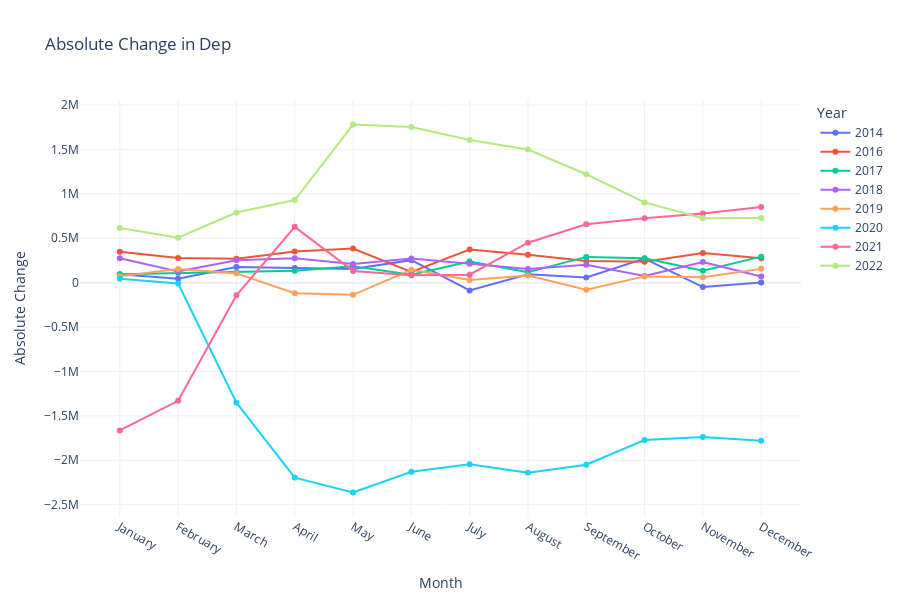

The code cell stored with this chart in its notebook:
### Code cell
import plotly.graph_objects as go

# Assuming yearly_change_abs is your DataFrame with absolute yearly changes

# Create a Plotly figure
fig = go.Figure()

# Adding a line for each year in yearly_change_abs
for year in yearly_change_abs.columns:
    fig.add_trace(go.Scatter(
        x=yearly_change_abs.index, 
        y=yearly_change_abs[year],
        mode='lines+markers',  # Adds markers on the line
        name=str(year),  # Each line is labeled by the year
        hovertemplate=f"{year}: {{y:.2f}}"  # Customize hover to show the absolute change
    ))

# Updating layout for the plot
fig.update_layout(
    # title="Yearly Absolute Change in Dep",
    title="Absolute Change in Dep",
    xaxis_title="Month",
    yaxis_title="Absolute Change",
    template="plotly_white",  # Light theme
    height=600,
    xaxis=dict(tickmode='array', tickvals=yearly_change_abs.index),
    legend_title="Year",
)

# Show the plot
fig.show()

### Figure 1 — Plotly figure (JSON) as saved in the notebook; plotly's stock layout.template omitted (floating-point values rounded to 4 significant figures)
{"data": [{"hovertemplate": "2014: {y:.2f}", "mode": "lines+markers", "name": "2014", "type": "scatter", "x": ["January", "February", "March", "April", "May", "June", "July", "August", "September", "October", "November", "December"], "y": [93994, 42547, 176151, 165271, 152715, 253255, -87693, 95145, 57837, 271667, -49557, 397]}, {"hovertemplate": "2016: {y:.2f}", "mode": "lines+markers", "name": "2016", "type": "scatter", "x": ["January", "February", "March", "April", "May", "June", "July", "August", "September", "October", "November", "December"], "y": [348710, 277405, 268089, 351323, 384065, 119273, 373030, 313262, 244788, 235665, 332493, 273937]}, {"hovertemplate": "2017: {y:.2f}", "mode": "lines+markers", "name": "2017", "type": "scatter", "x": ["January", "February", "March", "April", "May", "June", "July", "August", "September", "October", "November", "December"], "y": [95624, 108634, 114427, 135095, 184253, 88613, 237207, 116419, 289694, 273404, 135085, 292507]}, {"hovertemplate": "2018: {y:.2f}", "mode": "lines+markers", "name": "2018", "type": "scatter", "x": ["January", "February", "March", "April", "May", "June", "July", "August", "September", "October", "November", "December"], "y": [275416, 125548, 252871, 274064, 208921, 272709, 212359, 154302, 201780, 75719, 231672, 68166]}, {"hovertemplate": "2019: {y:.2f}", "mode": "lines+markers", "name": "2019", "type": "scatter", "x": ["January", "February", "March", "April", "May", "June", "July", "August", "September", "October", "November", "December"], "y": [71027, 152540, 103849, -119614, -137045, 144056, 29857, 79164, -79772, 70277, 59358, 154853]}, {"hovertemplate": "2020: {y:.2f}", "mode": "lines+markers", "name": "2020", "type": "scatter", "x": ["January", "February", "March", "April", "May", "June", "July", "August", "September", "October", "November", "December"], "y": [44085, -9198, -1351783, -2195485, -2361903, -2129780, -2045210, -2140190, -2049665, -1772703, -1738175, -1780461]}, {"hovertemplate": "2021: {y:.2f}", "mode": "lines+markers", "name": "2021", "type": "scatter", "x": ["January", "February", "March", "April", "May", "June", "July", "August", "September", "October", "November", "December"], "y": [-1663781, -1330218, -142322, 628130, 131961, 81915, 88729, 449677, 657246, 723895, 779190, 852327]}, {"hovertemplate": "2022: {y:.2f}", "mode": "lines+markers", "name": "2022", "type": "scatter", "x": ["January", "February", "March", "April", "May", "June", "July", "August", "September", "October", "November", "December"], "y": [614766, 505168, 789472, 929918, 1779302, 1751067, 1606842, 1499417, 1219938, 903496, 724665, 727368]}], "layout": {"height": 600, "legend": {"title": {"text": "Year"}}, "title": {"text": "Absolute Change in Dep"}, "xaxis": {"tickmode": "array", "tickvals": ["January", "February", "March", "April", "May", "June", "July", "August", "September", "October", "November", "December"], "title": {"text": "Month"}}, "yaxis": {"title": {"text": "Absolute Change"}}}}
